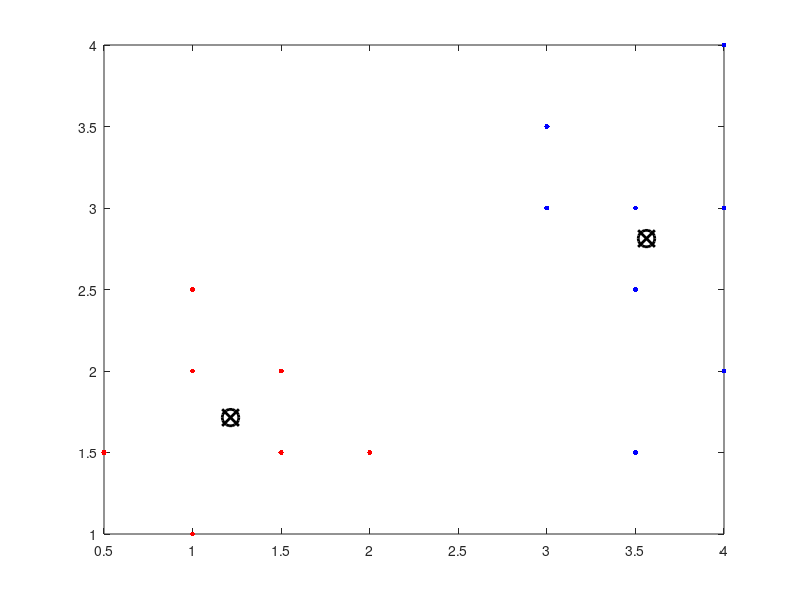

MATLAB code to generate this figure: (Note: this script raises an error after producing the figure.)
X = [1 1;1.5 1.5; 0.5 1.5; 2 1.5; 1 2; 1 2.5; 1.5 2; 3.5 1.5; 4 2; 3.5 2.5; ...
    3.5 3; 3 3; 3 3.5; 4 3; 4 4];
opts = statset('Display','final');

[idx,ctrs] = kmeans(X,2);
 
plot(X(idx==1,1),X(idx==1,2),'r.','MarkerSize',12)
hold on
plot(X(idx==2,1),X(idx==2,2),'b.','MarkerSize',12)
plot(ctrs(:,1),ctrs(:,2),'kx',...
     'MarkerSize',12,'LineWidth',2)
plot(ctrs(:,1),ctrs(:,2),'ko',...
     'MarkerSize',12,'LineWidth',2)
legend('Cluster 1','Cluster 2','Centroids',...
       'Location','NW')
   
axis([0,6,0,6]);